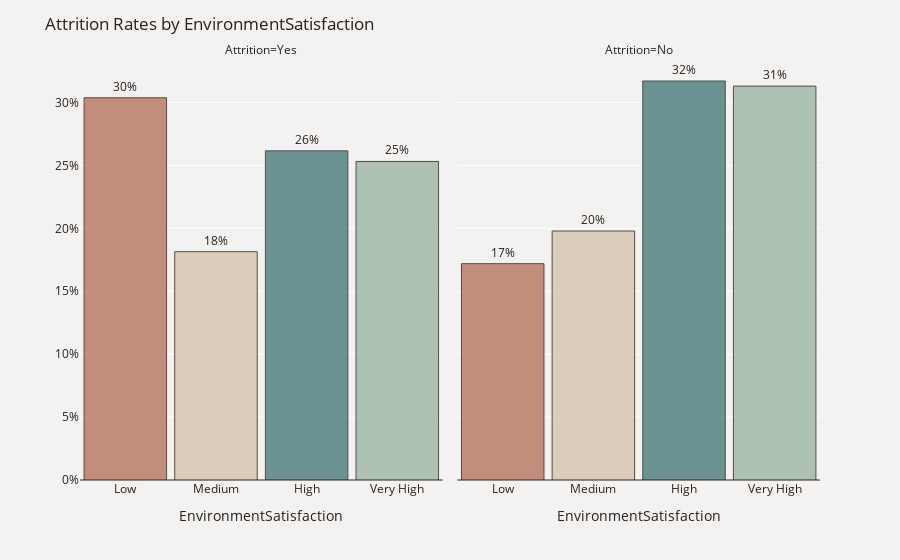

This figure's notebook cell:
### Markdown cell above
Graph of Attrition Rates by EnvironmentSatisfaction

### Code cell
plot_df = data.groupby(['Attrition'])['EnvironmentSatisfaction'].value_counts(normalize=True)
plot_df = plot_df.mul(100).rename('Percent').reset_index().sort_values('EnvironmentSatisfaction')
plot_df.EnvironmentSatisfaction=pd.Categorical(plot_df.EnvironmentSatisfaction).rename_categories(
    {1:'Low', 2:'Medium', 3:'High', 4:'Very High'})
fig = px.bar(plot_df, x='EnvironmentSatisfaction', y='Percent', text='Percent', opacity=0.8,
             facet_col="Attrition", category_orders={"Attrition": ["Yes", "No"]})
fig.update_traces(texttemplate='%{text:.2s}%', textposition='outside', 
                  marker_color=['#B6735F', '#D7C2B0', '#497B7A', '#9EB5A3'],
                  marker_line=dict(width=1, color='#28221D'))
fig.update_yaxes(title="",zeroline=True, zerolinewidth=1, zerolinecolor='#28221D', ticksuffix='%')
fig.update_layout(title_text='Attrition Rates by EnvironmentSatisfaction', bargap=.09,font_color='#28221D',
                  xaxis_title='EnvironmentSatisfaction',paper_bgcolor='#F4F2F0', plot_bgcolor='#F4F2F0')
fig.show()

### Figure 1 — Plotly figure (JSON) as saved in the notebook; plotly's stock layout.template omitted (floating-point values rounded to 4 significant figures)
{"data": [{"alignmentgroup": "True", "hovertemplate": "Attrition=Yes<br>EnvironmentSatisfaction=%{x}<br>Percent=%{text}<extra></extra>", "legendgroup": "", "marker": {"color": ["#B6735F", "#D7C2B0", "#497B7A", "#9EB5A3"], "line": {"color": "#28221D", "width": 1}, "opacity": 0.8, "pattern": {"shape": ""}}, "name": "", "offsetgroup": "", "orientation": "v", "showlegend": false, "text": [30.38, 18.14, 26.16, 25.32], "textposition": "outside", "texttemplate": "%{text:.2s}%", "type": "bar", "x": ["Low", "Medium", "High", "Very High"], "xaxis": "x", "y": [30.38, 18.14, 26.16, 25.32], "yaxis": "y"}, {"alignmentgroup": "True", "hovertemplate": "Attrition=No<br>EnvironmentSatisfaction=%{x}<br>Percent=%{text}<extra></extra>", "legendgroup": "", "marker": {"color": ["#B6735F", "#D7C2B0", "#497B7A", "#9EB5A3"], "line": {"color": "#28221D", "width": 1}, "opacity": 0.8, "pattern": {"shape": ""}}, "name": "", "offsetgroup": "", "orientation": "v", "showlegend": false, "text": [17.19, 19.79, 31.71, 31.31], "textposition": "outside", "texttemplate": "%{text:.2s}%", "type": "bar", "x": ["Low", "Medium", "High", "Very High"], "xaxis": "x2", "y": [17.19, 19.79, 31.71, 31.31], "yaxis": "y2"}], "layout": {"annotations": [{"font": {}, "showarrow": false, "text": "Attrition=Yes", "x": 0.245, "xanchor": "center", "xref": "paper", "y": 1, "yanchor": "bottom", "yref": "paper"}, {"font": {}, "showarrow": false, "text": "Attrition=No", "x": 0.755, "xanchor": "center", "xref": "paper", "y": 1, "yanchor": "bottom", "yref": "paper"}], "bargap": 0.09, "barmode": "relative", "font": {"color": "#28221D"}, "legend": {"tracegroupgap": 0}, "margin": {"t": 60}, "paper_bgcolor": "#F4F2F0", "plot_bgcolor": "#F4F2F0", "title": {"text": "Attrition Rates by EnvironmentSatisfaction"}, "xaxis": {"anchor": "y", "domain": [0, 0.49], "title": {"text": "EnvironmentSatisfaction"}}, "xaxis2": {"anchor": "y2", "domain": [0.51, 1], "matches": "x", "title": {"text": "EnvironmentSatisfaction"}}, "yaxis": {"anchor": "x", "domain": [0, 1], "ticksuffix": "%", "title": {"text": ""}, "zeroline": true, "zerolinecolor": "#28221D", "zerolinewidth": 1}, "yaxis2": {"anchor": "x2", "domain": [0, 1], "matches": "y", "showticklabels": false, "ticksuffix": "%", "title": {"text": ""}, "zeroline": true, "zerolinecolor": "#28221D", "zerolinewidth": 1}}}
